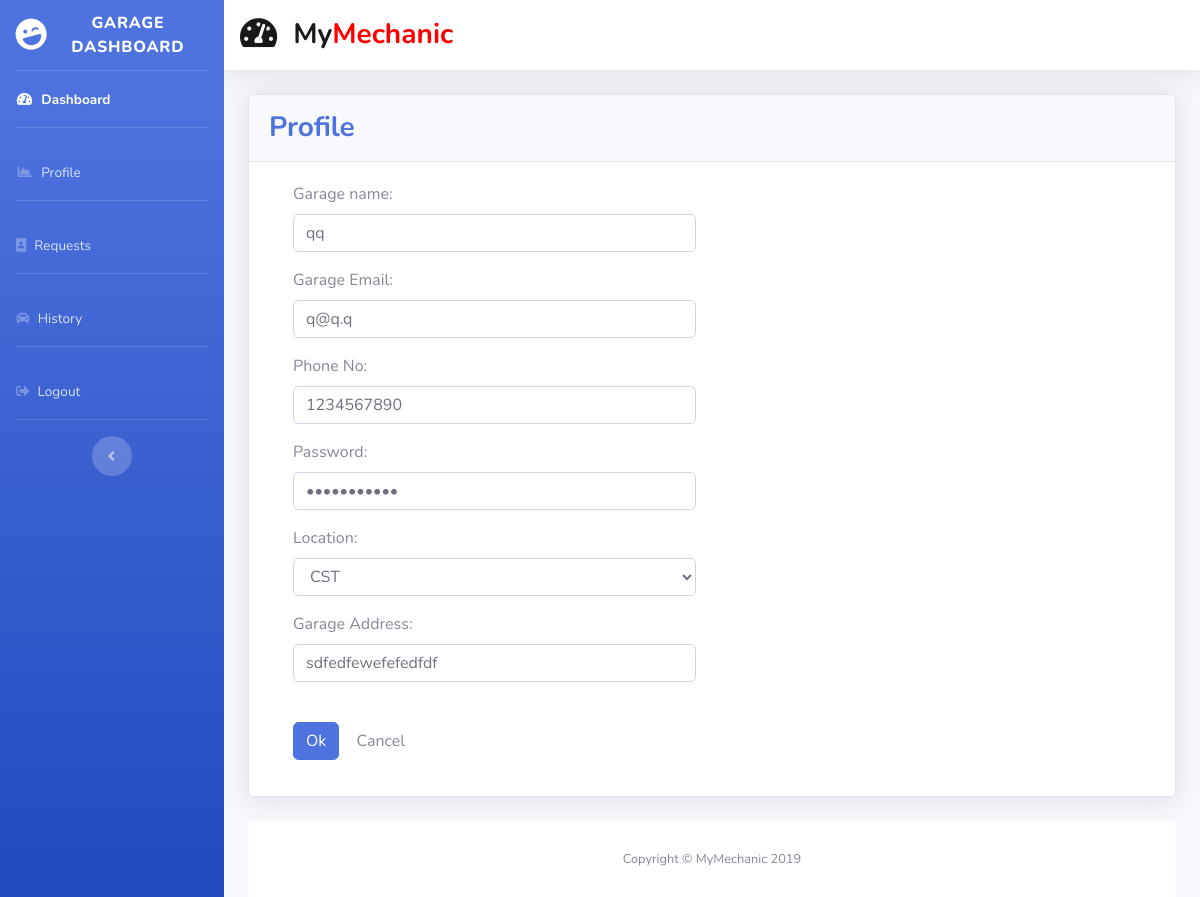
/garage/profile.php (signed in), run on the app's committed database.
### tables this page shows
CREATE TABLE `garage_signup` (
  `garage_id` int(11) NOT NULL,
  `garage_name` varchar(50) NOT NULL,
  `garage_email` varchar(30) NOT NULL,
  `garage_phoneno` varchar(20) NOT NULL,
  `garage_pass` varchar(20) NOT NULL,
  `garage_add` varchar(200) NOT NULL,
  `location` varchar(100) NOT NULL,
  `log_in` varchar(10) NOT NULL
);

### garage/profile.php (the view, shortened to what this page needs)
<?php
include 'DBconfig.php';
include 'includes/header.php';
include 'includes/navbar.php';
?>
<div class="container-fluid">
<div class="card shadow mb-4">
  <div class="card-header py-3">
    <h3 class="m-0 font-weight-bold text-primary">Profile
    </h3>
  </div>
  <div class="card-body">
   <div class="col-md-9 personal-info">
      <?php
$garage_id = $_SESSION['garage_id'];
$query     = "SELECT * FROM garage_signup WHERE garage_id = $garage_id";
$result    = $conn->query($query);
?>
        <form class="form-horizontal" method="post" role="form">
           <?php
if (mysqli_num_rows($result) > 0) {
    while ($row = mysqli_fetch_assoc($result)) {
        ?>
          <div class="form-group">
            <label class="col-lg-3 control-label">Garage name:</label>
            <div class="col-lg-8">
              <input class="form-control" type="text" value="<?php echo $row['garage_name']; ?>" name="garage_name">
            </div>
          </div>
          <div class="form-group">
            <label class="col-lg-3 control-label">Garage Email:</label>
            <div class="col-lg-8">
              <input class="form-control" type="text" value="<?php echo $row['garage_email']; ?>" name="garage_email">
            </div>
          </div>
            <div class="form-group">
            <label class="col-lg-3 control-label">Phone No:</label>
            <div class="col-lg-8">
              <input class="form-control" type="text" value="<?php echo $row['garage_phoneno']; ?>" name="garage_phoneno">
            </div>
          </div>
          <div class="form-group">
            <label class="col-md-3 control-label">Password:</label>
            <div class="col-md-8">
              <input class="form-control" type="password" value="<?php echo $row['garage_pass']; ?> "name="garage_pass">
            </div>
          </div>
          <div class="form-group">
            <label class="col-md-3 control-label">Location:</label>
            <div class="col-lg-8">
                <select id="garage-sign-up-location" value="<?php echo $row['location']; ?> " name="location" class="form-control" required>
                  <?php
        include 'DBconfig.php';
        $qr  = "SELECT location FROM location";
        $res = $conn->query($qr);
        foreach ($res as $r) {
            if ($r['location'] === $row['location']) {
                echo "<option value = '" . $r['location'] . "' selected >" . $r['location'] . "</option>";
            } else {
                echo "<option value = " . $r['location'] . ">" . $r['location'] . "</option>";
            }
        }
        ?>
                </select>
            </div>
          </div>
          <div class="form-group">
            <label class="col-lg-3 control-label">Garage Address:</label>
            <div class="col-lg-8">
              <input class="form-control" type="textarea" value="<?php echo $row['garage_add']; ?> "name="garage_add">
            </div>
          </div>
           <?php
}
}?>
          <div class="form-group">
            <div class="col-md-8">
              <button type="submit" name="submit" class="btn btn-primary">Ok</button>
              <input type="reset" class="btn btn-default" value="Cancel">
            </div>
          </div>
        </form>
      </div>
  </div>
</div>
    <?php
include 'includes/footer.php';
?>

### data on the page
garage_signup: garage_name "qq", garage_email "q@q.q", garage_phoneno "1234567890", garage_add "sdfedfewefefedfdf"

### other printed values
form field location "CST"
